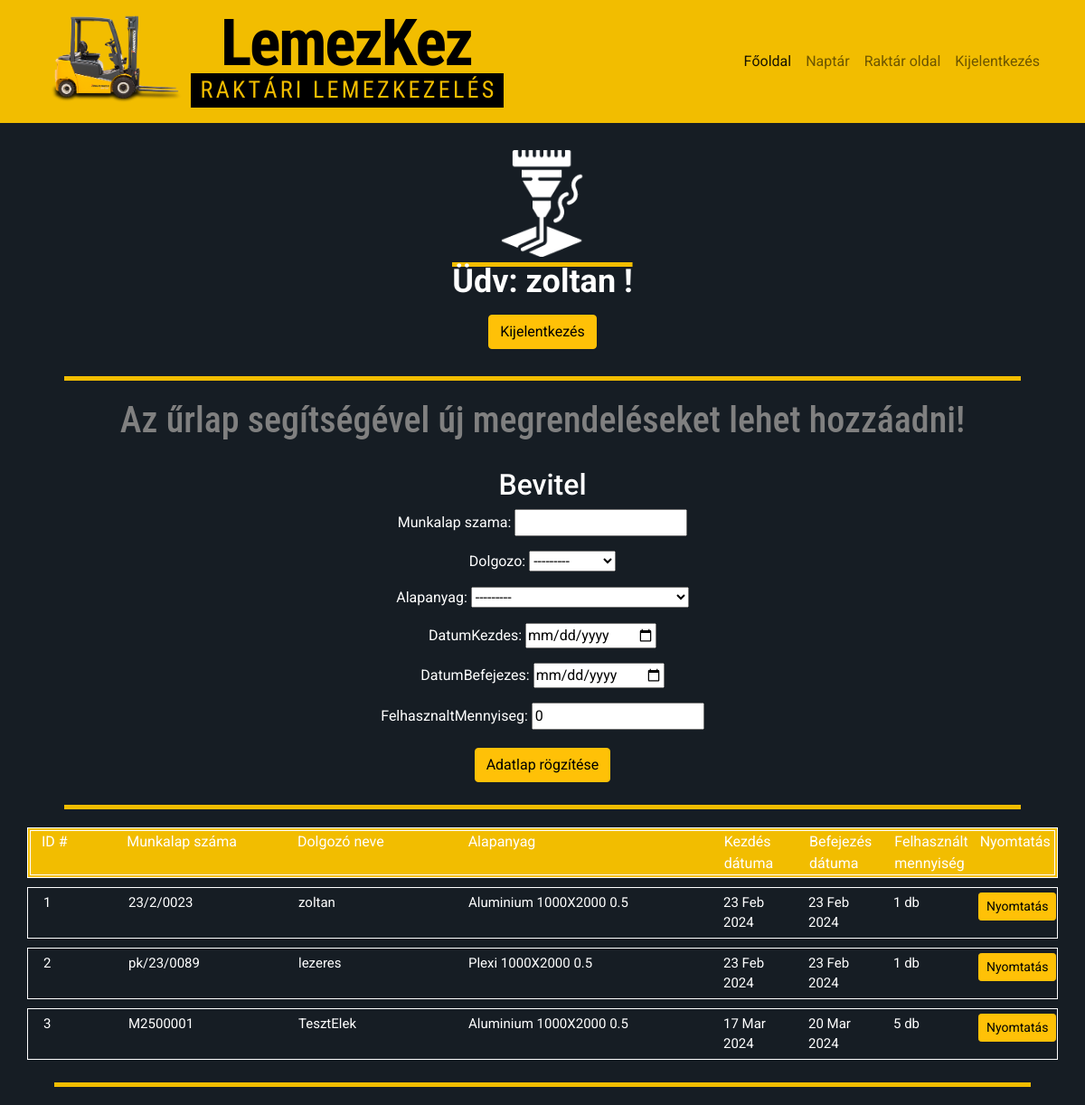
Page /megrendeles/ (signed in) on the earlier database version.
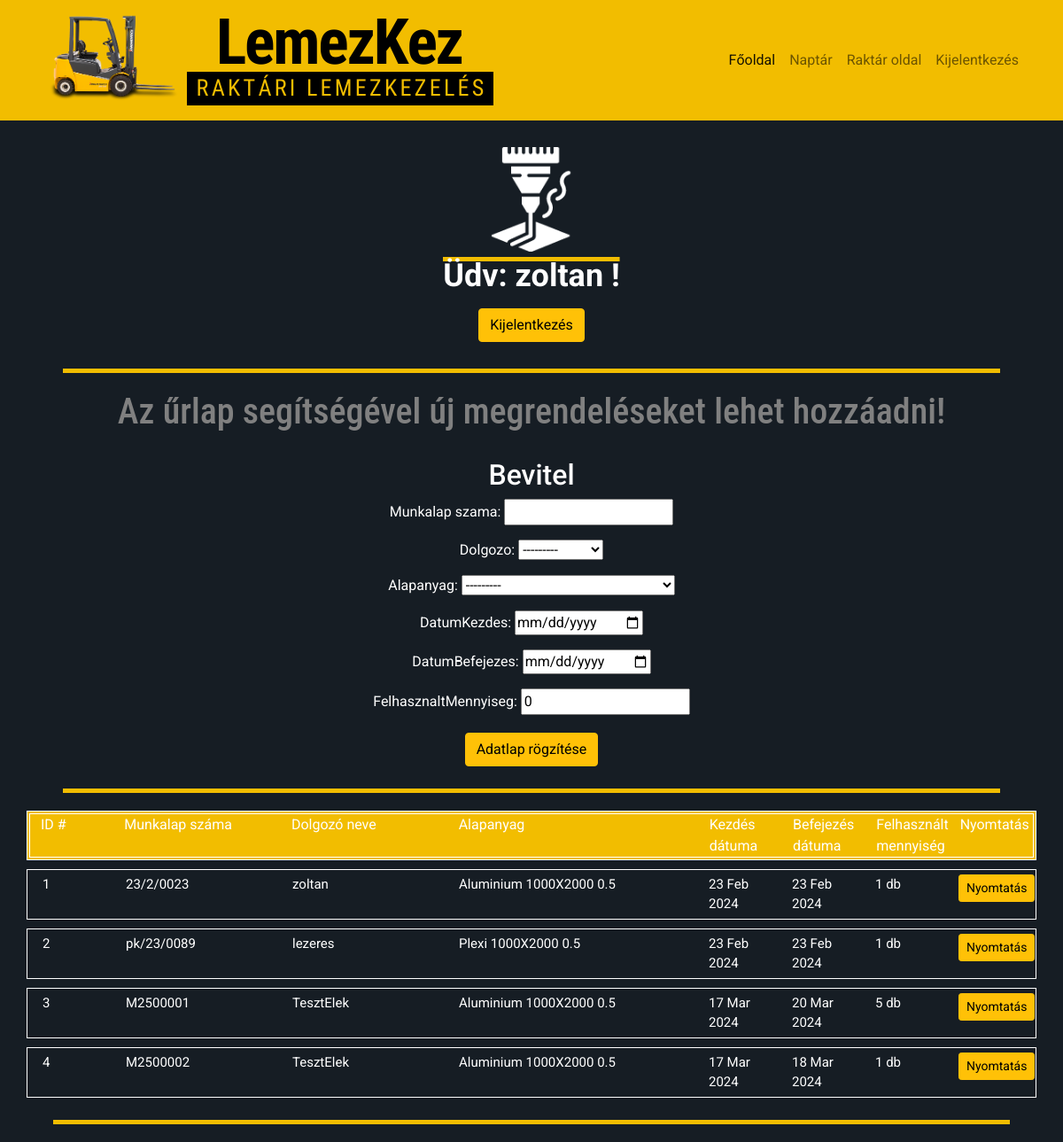
Same page on the later database version.
### raktar_app/models.py (models this page shows)
class CustomUser(AbstractUser):
     raktaros = models.BooleanField(default=False)
     lezervago = models.BooleanField(default=False)

class Megrendelesek(models.Model):
        munkalap_szama = models.CharField(max_length = 30)
        dolgozo = models.ForeignKey(CustomUser, on_delete = models.CASCADE)
        alapanyag = models.ForeignKey(Alapanyag ,on_delete = models.CASCADE)
        datumKezdes = models.DateField()
        datumBefejezes = models.DateField()
        felhasznaltMennyiseg = models.PositiveIntegerField(default=0)

class Alapanyag(models.Model):
     anyagtipus = [
                        ("Aluminium" , "Aluminium"),
                        ("Horganyzott" , "Horganyzott"),
                        ("Plexi", "Plexi"),
                        ("Rozsdamentes","Rozsdamentes"),
                        ("Szénacél", "Szénacél") ]
     anyagtipusa= models.CharField(max_length = 20 ,choices = anyagtipus)
     vastagsag = [("0.5", "0.5"),
                  ("1.0", "1.0"),
                  ("1,5", "1,5"),
                  ("2.0", "2.0"),
                  ("2,5", "2,5")]
     vastagsag_valaszt = models.CharField(max_length = 10, choices = vastagsag)
     meret = [("1000X2000", "1000X2000"),
              ("1250X2500", "1250X2000"),
              ("1500X3000", "1500X3000"),
              ]
     meret_valaszt = models.CharField(max_length =30, choices = meret)
     darabszam = models.PositiveIntegerField(default=0)
     polc_szama = models.PositiveIntegerField(default=0)
     rogzit_datum = models.DateField()
     kiadasdatuma = models.DateTimeField()
     def __str__(self):
        return f"{self.anyagtipusa} {self.meret_valaszt} {self.vastagsag_valaszt}"

### raktar_app/views.py (the view, shortened to what this page needs)
# urls.py: path('megrendeles/', views.megrendeles, name= 'megrendeles'),
def megrendeles(request):
    megrform = MegrendelesForm()
    megrendelesek_lista = Megrendelesek.objects.all()
    return render(request, 'megrendeles.html', { 'object_list':megrendelesek_lista,
                                            'megrform': megrform})

### raktar_app/forms.py
class MegrendelesForm(forms.ModelForm):
    class Meta:
        model = Megrendelesek
        fields = ('munkalap_szama',
                  'dolgozo',
                  'alapanyag',
                  'datumKezdes',
                  'datumBefejezes',
                  'felhasznaltMennyiseg')
        widgets={'datumKezdes': forms.DateInput(attrs={"type": "date"},format = "%Y-%m-%d" ),
                 'datumBefejezes': forms.DateInput(attrs={"type": "date"}, format = "%Y-%m-%d" )}

### templates/megrendeles.html (shortened to what this page needs)
{% load static %}
<!DOCTYPE html>
<html lang="hu">
<head>
  <link href="https://cdn.jsdelivr.net/npm/bootstrap@5.0.2/dist/css/bootstrap.min.css" rel="stylesheet"
>
  <link rel="stylesheet" href="{% static 'css/megrendeles.css' %}">
</head>
<body>
  <nav class="navbar navbar-expand-lg navbar-light">
    <div class="container">
      <a class="navbar-logo1" href=""><img src="/static/pictures/lemezkez-logo-navbar-forklift.png" alt="LemezKez Logó"
          title="LemezKez Logója">
        <a class="navbar-logo2" href=""><img src="/static/pictures/lemezkez-logo-navbar.png" alt="LemezKez Logó"
            title="LemezKez Logója">
          <div class="collapse navbar-collapse" id="navbarNav">
            <ul class="navbar-nav ms-auto">
              <li class="nav-item">
                <a class="nav-link active" aria-current="page" href="{% url 'home' %}">Főoldal</a>
              </li>
              <li class="nav-item">
                <a class="nav-link" href="http://127.0.0.1:8000/naptar">Naptár</a>
              </li>
              <li class="nav-item">
                <a class="nav-link" href="{% url 'raktar' %}">Raktár oldal</a>
              </li>
              <li class="nav-item">
                <a class="nav-link" href="{% url 'logout' %}">Kijelentkezés</a>
              </li>
            </ul>
          </div>
    </div>
  </nav>
  <div id="kozepre" class="container-fluid">
    <img class="warning-pics" src="/static/pictures/laser-cutting-machine-feher.png" alt="felhasználói ikon">
    {% if user.is_authenticated and user.lezervago == True %}
    <div class="loggedin">
      <span> Üdv: {{user.username}} !</span>
    </div>
    <form action="{% url 'logout' %}" method="post">
      <div class="form-group" id="kijelentkezesGomb"><button class="btn btn-block btn btn-warning"
          type="submit">Kijelentkezés</button></div>
    </form>
  </div>
  <div id="kozepre" class="container-fluid">
    <div class="sarga-csik"></div>
    <h1 class="roboto-condensed-sajat">Az űrlap segítségével új megrendeléseket lehet hozzáadni!</h1>
    <form method="POST">
      <h2>Bevitel</h2>
      {{megrform.as_p}}
      <div class="form-group" id="rogzitesGomb"><button class="btn btn-block btn btn-warning">Adatlap rögzítése</button>
      </div>
    </form>
    <div class="sarga-csik"></div>
  </div>
  <div class="container">
    <div class="row table-header">
      <div class="col-md-1">ID #</div>
      <div class="col-md-2">Munkalap száma</div>
      <div class="col-md-2">Dolgozó neve</div>
      <div class="col-md-3">Alapanyag</div>
      <div class="col-md-1">Kezdés dátuma</div>
      <div class="col-md-1">Befejezés dátuma</div>
      <div class="col-md-1">Felhasznált mennyiség</div>
      <div class="col-md-1">Nyomtatás</div>
    </div>
    {% for adatok in object_list %}
    <div class="row table-row">
      <div class="col-sm-1">{{ adatok.id }}</div>
      <div class="col-sm-2">{{ adatok.munkalap_szama }}</div>
      <div class="col-sm-2">{{ adatok.dolgozo }}</div>
      <div class="col-sm-3">{{ adatok.alapanyag }}</div>
      <div class="col-sm-1">{{ adatok.datumKezdes }}</div>
      <div class="col-sm-1">{{ adatok.datumBefejezes }}</div>
      <div class="col-sm-1">{{ adatok.felhasznaltMennyiseg }} db</div>
      <div class="col-sm-1"><a class="btn btn-block btn btn-warning btn-sm" href="{% url 'megrendelesnyomtatas' adatok.id %}">Nyomtatás</a></div>
    </div>
    {% endfor %}
  </div>
  <div class="sarga-csik"></div>
  {%endif%}
</body>
</html>

### static/css/megrendeles.css (style rules this page uses)
body { font-family: 'Roboto', sans-serif; background-color: #161D24; color: white; }
.roboto-condensed-sajat { font-family: "Roboto Condensed", sans-serif; font-optical-sizing: auto; font-weight: 500; font-style: normal; }
p { color: white; text-align: center; }
.navbar { background-color: #F2BD00; }
.navbar-logo1 img { max-height: 120px; height: auto; margin-right: 10px; }
.navbar-logo2 img { max-height: 110px; height: auto; margin-right: 10px; }
#kozepre { margin-top: 30px; align-items: center; text-align: center; font-family: 'Roboto', sans-serif; }
h1 { text-align: center; color: grey; margin-left: auto; margin-right: auto; }
h2 { padding-top: 20px; text-align: center; color: white; margin-left: auto; margin-right: auto; }
.warning-pics { max-width: 10%; }
.loggedin { font-weight: bold; color: white; font-size: 18px; font-family: 'Roboto'; }
span { font-family: 'Roboto'; font-size: 2em; transform: translate(-70%, -70%); background-image: radial-gradient(#F2BD00, #F2BD00); background-size: 100% 5px; background-repeat: no-repeat; background-position: 100% 0%; transition: background-size .5s, background-position .5s ease-in-out; }
.sarga-csik { margin-top: 25px; margin-bottom: 20px; margin-left: auto; margin-right: auto; width: 90%; height: 5px; background-color: #f2bd00; }
#kijelentkezesGomb { margin-top: 10px; }
#rogzitesGomb { margin-top: 20px; }
.table-header { padding: auto; text-align: left; font-size: 16px; background-color: #F2BD00; border: 4px double white; margin-bottom: 10px; }
.table-row { padding: 5px; text-align: left; font-size: 15px; border: 1px solid #FFFFFF; margin-bottom: 10px; }

Differences in the rows shown:
added Megrendelesek: id "4", munkalap_szama "M2500002", dolgozo "TesztElek", alapanyag "Aluminium 1000X2000 0.5", datumKezdes "17 Mar 2024", datumBefejezes "18 Mar 2024", felhasznaltMennyiseg "1"
